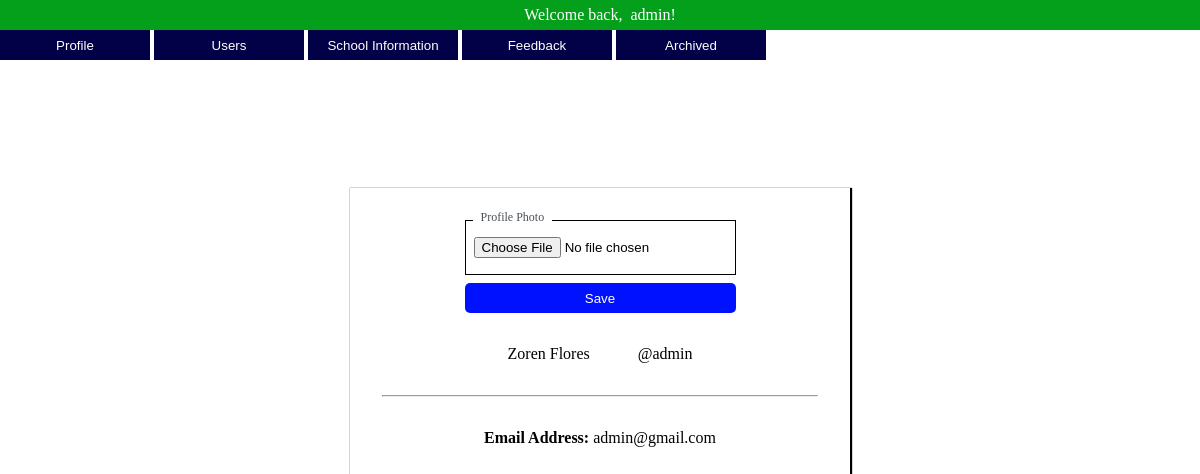
The page /renzoSchoolDirectory/views/tomaraoDashboard.php (signed in) on the database its author committed.
### tables this page shows
CREATE TABLE `users` (
  `userId` varchar(150) NOT NULL,
  `fname` varchar(150) NOT NULL,
  `lname` varchar(150) NOT NULL,
  `email` varchar(150) NOT NULL,
  `username` varchar(150) NOT NULL,
  `password` varchar(150) NOT NULL,
  `number` varchar(150) NOT NULL,
  `street` varchar(150) NOT NULL,
  `barangay` varchar(150) NOT NULL,
  `municipality` varchar(150) NOT NULL,
  `province` varchar(150) NOT NULL,
  `zipcode` int(11) NOT NULL,
  `type` varchar(10) NOT NULL,
  `status` varchar(10) NOT NULL,
  `created_at` date NOT NULL DEFAULT current_timestamp(),
  `photo` varchar(255) NOT NULL,
  `updated_at` date DEFAULT NULL
);

### renzoSchoolDirectory/views/tomaraoDashboard.php (the view, shortened to what this page needs)
<?php
include_once '../server/tomaraoConnection.php';
?>
<!DOCTYPE html>
<html lang="en">
<head>
    <link rel="stylesheet" href="../css/style.css">
</head>
<body>
    <?php
    if (isset($_SESSION['status'])) {
        if ($_SESSION['status'] === 'success' && isset($_SESSION['success'])) {
            ?>
            <div id="alertSuccess"><?= $_SESSION['success']; ?></div>
            <?php
        }
    }
    if (isset($_SESSION['type']) && (int) $_SESSION['type'] === 1) {
        ?>
        <div class="dashboard-btns">
            <button type="button" class="admin-btns" id="profile">Profile</button>
            <button type="button" class="admin-btns" id="users">Users</button>
            <button type="button" class="admin-btns" id="schoolInfo">School Information</button>
            <button type="button" class="admin-btns" id="feedback">Feedback</button>
            <button type="button" class="admin-btns" id="archived">Archived</button>
        </div>
        <div id="profileModal">
            <div class="card">
                <div class="profile-picture">
                    <?php
                    $username = $_SESSION['username'];
                    $fetchPhoto = "SELECT * FROM photos WHERE username = '$username'";
                    $searchPhoto = mysqli_query($renzo, $fetchPhoto);
                    if ($searchPhoto && mysqli_num_rows($searchPhoto) > 0) {
                        $results = mysqli_fetch_assoc($searchPhoto);
                        $photo = isset($results['profile_photo']) ? unserialize($results['profile_photo']) : false;
                        ?>
                        <div class="profile-photo">
                            <?php
                            if (is_array($photo)) {
                                foreach ($photo as $filePath) {
                                    echo '<img src="../server/' . $filePath . '" alt="Profile Photo" style="max-width: 100px; max-height: 100px; margin-right: 5px;">';
                                }
                            }
                            ?>
                            <a href="../server/changePhoto.php?username=<?= $username ?>">
                                <button class="renzo-primary-btn">Change</button>
                            </a>
                        </div>
                        <?php
                    } else {
                        ?>
                        <form action="../server/tomaraoMethod.php" method="post" enctype="multipart/form-data"
                            id="profilePhotoForm">
                            <div class="form-floating">
                                <input type="file" name="profile-photo" id="profilePhoto" accept=".jpeg, .jpg, .png">
                                <label for="profilePhoto">Profile Photo</label>
                            </div>
                            <button name="profile-photo" class="renzo-primary-btn" type="submit">Save</button>
                        </form>
                        <?php
                    }
                    ?>
                </div>
                <div class="card-header">
                    <?php
                    $username = $_SESSION['username'];
                    $fetchUsers = "SELECT * FROM users WHERE username = '$username'";
                    $searchUsers = mysqli_query($renzo, $fetchUsers);
                    $results = mysqli_fetch_assoc($searchUsers);
                    ?>
                    <p><?= $results['fname'] . ' ' . $results['lname'] ?></p>
                    <p>@<?= $_SESSION['username'] ?></p>
                </div>
                <hr>
                <div class="card-body">
                    <p><strong>Email Address:</strong> <?= $results['email'] ?></p>
                </div>
            </div>
        </div>
        <?php
    }
    ?>
</body>
</html>

### renzoSchoolDirectory/css/style.css (style rules this page uses)
* { margin: 0; padding: 0; box-sizing: border-box; }
.renzo-primary-btn { background-color: #0011ff; color: #fff; border: none; width: 150px; height: 30px; cursor: pointer; transition: all .3s ease-in-out; border-radius: 5px; }
.admin-btns { width: 150px; height: 30px; background-color: #020047; color: #fff; border: none; cursor: pointer; transition: all .3s ease-in-out; }
#profileModal { padding: 8em; justify-self: center; }
.card { padding: 2em; display: flex; flex-direction: column; justify-content: center; align-items: center; gap: 2em; box-shadow: 1px 1px 1px 1px #000; width: 500px; }
.card-header { display: flex; justify-content: center; gap: 3em; }
hr { width: 100%; }
.form-floating { position: relative; }
.form-floating input, .form-floating textarea { padding: 1rem 0.5rem; width: 100%; box-sizing: border-box; border: 1px solid #000; resize: none; }
.form-floating label { position: absolute; top: 0; left: 0.5rem; padding: .5em 0.5rem; pointer-events: none; transition: all 0.2s ease; background: white; }
.form-floating input:focus+label, .form-floating input:not(:placeholder-shown)+label, .form-floating textarea:focus+label, .form-floating textarea:not(:empty)+label { top: -1rem; left: 0.5rem; font-size: 0.75rem; color: #495057; }
#profilePhotoForm { display: flex; flex-direction: column; gap: .5em; }
#profilePhotoForm button { width: 100%; }
input { cursor: pointer; }
#alertSuccess { display: flex; justify-content: center; align-items: center; background-color: #049f1b; color: #fff; height: 30px; width: 100%; }
.dashboard-btns { position: sticky; top: 0; z-index: 10; }

### rows shown on the page
users: fname "Zoren", lname "Flores", email "admin@gmail.com"

### other values the page prints
$_SESSION['success'] "Welcome back, admin!"
$_SESSION['username'] "admin"
